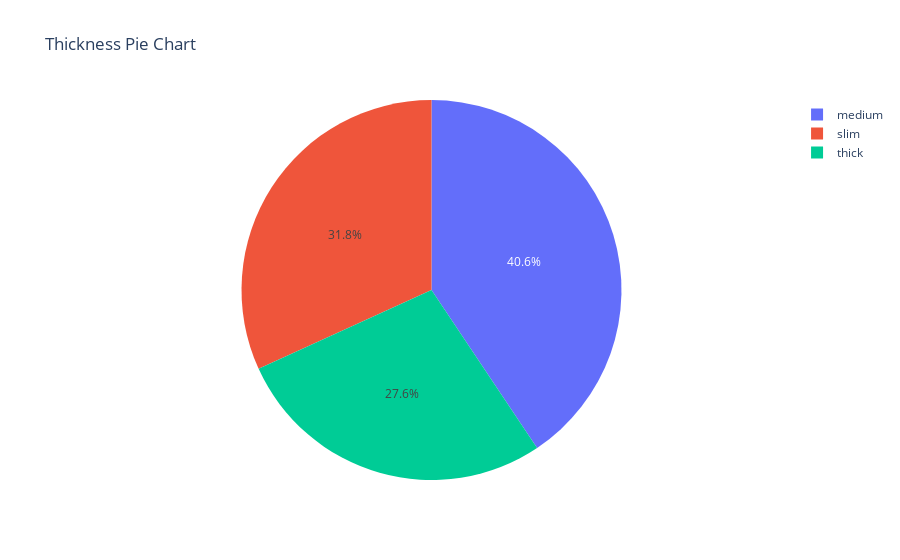

The cell this chart's notebook holds for it:
### Code cell
px.pie(values=thickness_counts.values,names=thickness_counts.index,title="Thickness Pie Chart")

### Figure 1 — Plotly figure (JSON) as saved in the notebook; plotly's stock layout.template omitted (floating-point values rounded to 4 significant figures)
{"data": [{"domain": {"x": [0, 1], "y": [0, 1]}, "hovertemplate": "label=%{label}<br>value=%{value}<extra></extra>", "labels": ["medium", "slim", "thick"], "legendgroup": "", "name": "", "showlegend": true, "type": "pie", "values": [249, 195, 169]}], "layout": {"legend": {"tracegroupgap": 0}, "title": {"text": "Thickness Pie Chart"}}}
